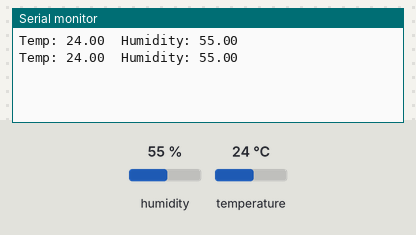
Bench run of a sketch on a simulated Arduino Uno, built with avr-gcc and run on an emulated ATmega328P. On the bench: the last lines printed to the serial monitor. The test bench sets the inputs (shaded band); at power-on: humidity 55 %, temperature 24 °C.

Above: at 2.8 s.
2.9 s: humidity set to 22 %
At 4.9 s:
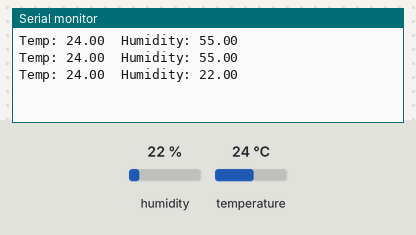
5.6 s: temperature set to 12 °C
At 7.3 s:
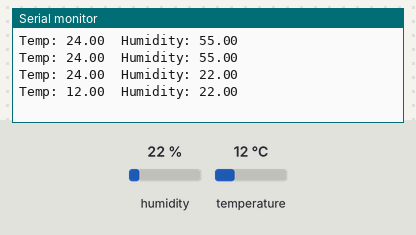
8.3 s: humidity set to 40 %
At 11.0 s:
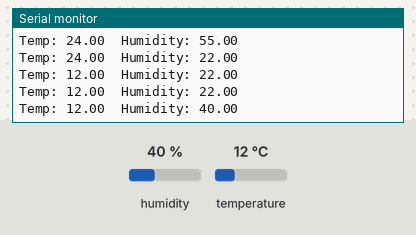
Timing chart, 0 to 12.5 s (numbered marks = the images above; inputs shaded):
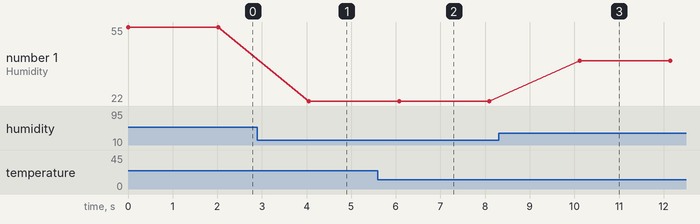

The sketch:

e12_dht11.ino
```cpp
#include <DHT.h>
DHT dht(7, DHT11);       // data pin, sensor type

void setup() {
  Serial.begin(9600);
  dht.begin();
}

void loop() {
  Serial.print("Temp: ");
  Serial.print(dht.readTemperature());
  Serial.print("  Humidity: ");
  Serial.println(dht.readHumidity());
  delay(2000);
}
```

Measured:
- after the input at 2.9 s, the serial monitor: prints a new line after 1.1 s (image 1)
- after the input at 5.6 s, the serial monitor: prints a new line after 0.47 s (image 2)
- after the input at 8.3 s, the serial monitor: prints a new line after 1.8 s (image 3)
- plotted number 1: 55 → 22 after the input at 2.9 s, 22 → 40 after the input at 8.3 s
